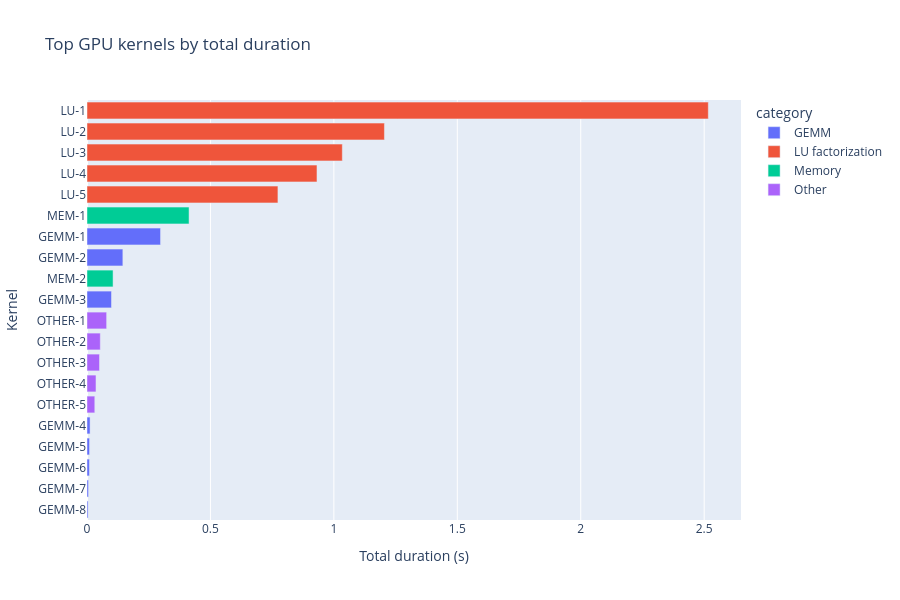

Notebook cell for this chart:
### Code cell
# rank 20 most recurrent
top = agg.head(20)

fig = px.bar(
    top,
    x="duration_s",
    y="nickname",
    color="category",
    orientation="h",
    title="Top GPU kernels by total duration",
    labels={"duration_s": "Total duration (s)", "nickname": "Kernel"},
    height=600,
)
fig.update_layout(yaxis={"categoryorder": "total ascending"})
fig.show()

### Figure 1 — Plotly figure (JSON) as saved in the notebook; plotly's stock layout.template omitted (floating-point values rounded to 4 significant figures)
{"data": [{"hovertemplate": "category=GEMM<br>Total duration (s)=%{x}<br>Kernel=%{y}<extra></extra>", "legendgroup": "GEMM", "marker": {"color": "#636efa", "pattern": {"shape": ""}}, "name": "GEMM", "orientation": "h", "showlegend": true, "textposition": "auto", "type": "bar", "x": [0.2979, 0.1452, 0.09925, 0.01248, 0.01036, 0.009821, 0.006012, 0.004417], "xaxis": "x", "y": ["GEMM-1", "GEMM-2", "GEMM-3", "GEMM-4", "GEMM-5", "GEMM-6", "GEMM-7", "GEMM-8"], "yaxis": "y"}, {"hovertemplate": "category=LU factorization<br>Total duration (s)=%{x}<br>Kernel=%{y}<extra></extra>", "legendgroup": "LU factorization", "marker": {"color": "#EF553B", "pattern": {"shape": ""}}, "name": "LU factorization", "orientation": "h", "showlegend": true, "textposition": "auto", "type": "bar", "x": [2.517, 1.205, 1.034, 0.9316, 0.7734], "xaxis": "x", "y": ["LU-1", "LU-2", "LU-3", "LU-4", "LU-5"], "yaxis": "y"}, {"hovertemplate": "category=Memory<br>Total duration (s)=%{x}<br>Kernel=%{y}<extra></extra>", "legendgroup": "Memory", "marker": {"color": "#00cc96", "pattern": {"shape": ""}}, "name": "Memory", "orientation": "h", "showlegend": true, "textposition": "auto", "type": "bar", "x": [0.4134, 0.1056], "xaxis": "x", "y": ["MEM-1", "MEM-2"], "yaxis": "y"}, {"hovertemplate": "category=Other<br>Total duration (s)=%{x}<br>Kernel=%{y}<extra></extra>", "legendgroup": "Other", "marker": {"color": "#ab63fa", "pattern": {"shape": ""}}, "name": "Other", "orientation": "h", "showlegend": true, "textposition": "auto", "type": "bar", "x": [0.0795, 0.05389, 0.05067, 0.03638, 0.03154], "xaxis": "x", "y": ["OTHER-1", "OTHER-2", "OTHER-3", "OTHER-4", "OTHER-5"], "yaxis": "y"}], "layout": {"barmode": "relative", "height": 600, "legend": {"title": {"text": "category"}, "tracegroupgap": 0}, "title": {"text": "Top GPU kernels by total duration"}, "xaxis": {"anchor": "y", "domain": [0, 1], "title": {"text": "Total duration (s)"}}, "yaxis": {"anchor": "x", "categoryorder": "total ascending", "domain": [0, 1], "title": {"text": "Kernel"}}}}
